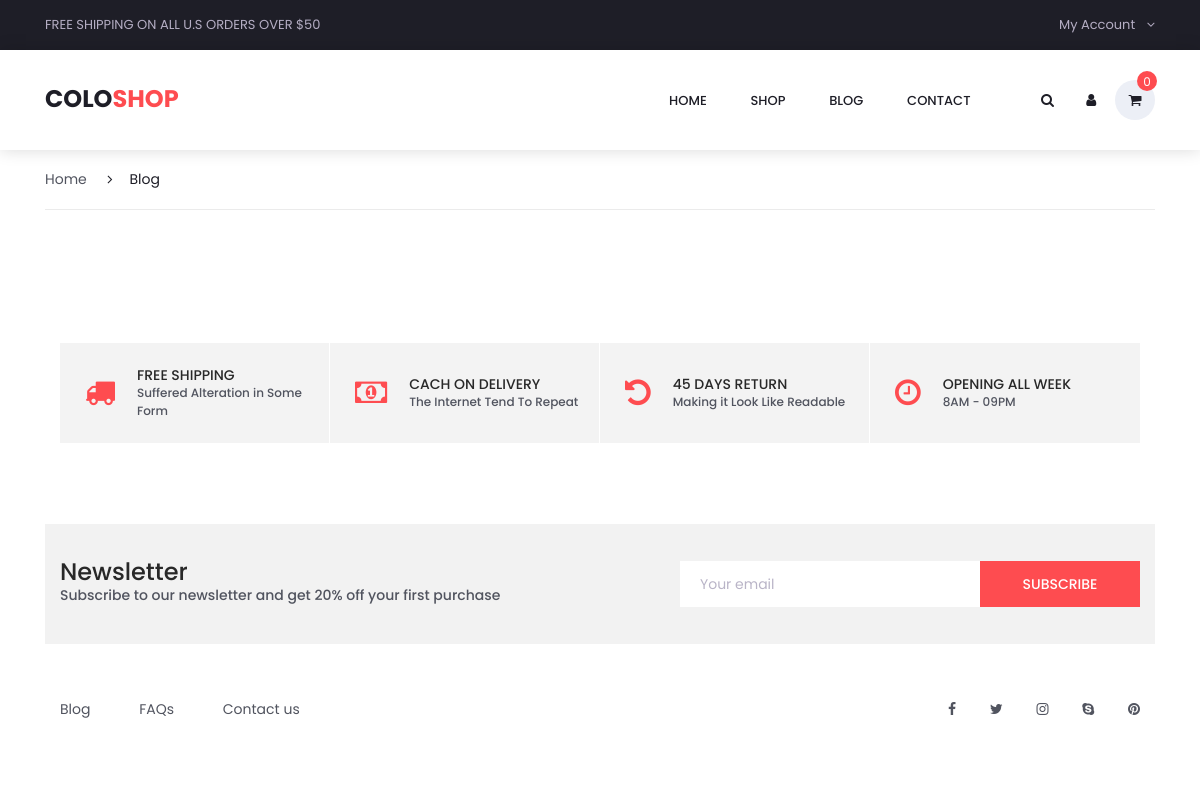
/list_blog.php, run on an earlier commit of the app's database.
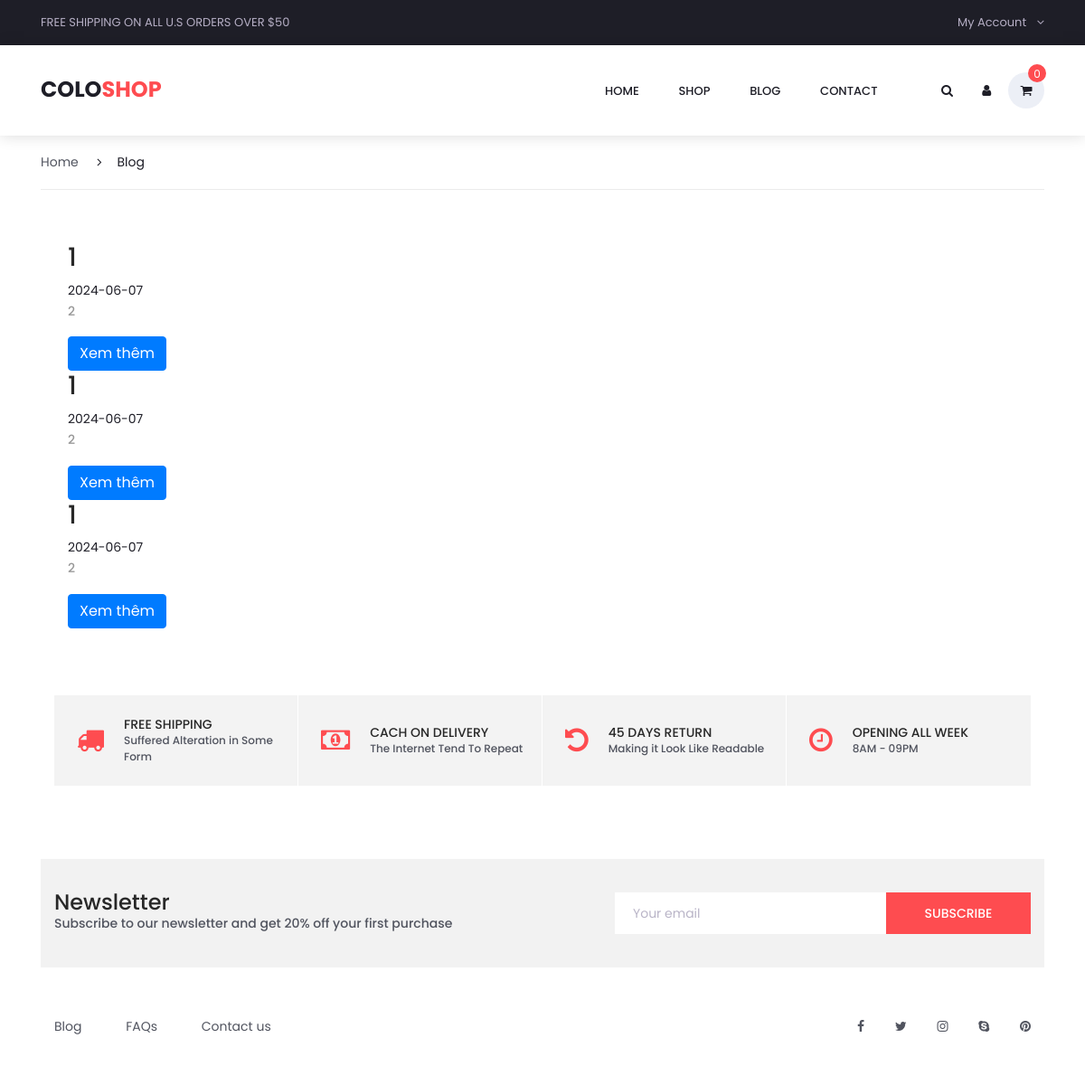
And on a later commit of the database.
### tables this page shows
CREATE TABLE `tbl_blog` (
  `id_blog` int(11) NOT NULL,
  `tieude` varchar(100) NOT NULL,
  `ngaydang` date NOT NULL,
  `hinhanhblog` varchar(100) NOT NULL,
  `noidung` text NOT NULL,
  `tomtat` varchar(250) NOT NULL
);

### list_blog.php (the view, shortened to what this page needs)
<?php
include("admincp/config/connect.php");
$sql = "SELECT * FROM tbl_blog";
$result = $conn->query($sql);
?>
<!DOCTYPE html>
<html lang="en">
<head>
    <link rel="stylesheet" type="text/css" href="styles/bootstrap4/bootstrap.min.css">
    <link href="plugins/font-awesome-4.7.0/css/font-awesome.min.css" rel="stylesheet" type="text/css">
    <link rel="stylesheet" type="text/css" href="plugins/OwlCarousel2-2.2.1/owl.carousel.css">
    <link rel="stylesheet" type="text/css" href="plugins/OwlCarousel2-2.2.1/owl.theme.default.css">
    <link rel="stylesheet" type="text/css" href="plugins/OwlCarousel2-2.2.1/animate.css">
    <link rel="stylesheet" type="text/css" href="plugins/jquery-ui-1.12.1.custom/jquery-ui.css">
    <link rel="stylesheet" type="text/css" href="styles/categories_styles.css">
    <link rel="stylesheet" type="text/css" href="styles/categories_responsive.css">
</head>
<body>
    <div class="super_container">
        <?php
        include("pages/header.php");
        ?>
        <div class="fs_menu_overlay"></div>
        <div class="container product_section_container">
            <div class="row">
                <div class="col product_section clearfix">
                    <div class="breadcrumbs d-flex flex-row align-items-center">
                        <ul>
                            <li><a href="index.php">Home</a></li>
                            <li class="active"><i class="fa fa-angle-right" aria-hidden="true"></i>Blog</li>
                        </ul>
                    </div>
                    <div class="container">
                        <div class="col-md-9 list-news article-list" id="ap_grid-data">
                            <?php
                            foreach($result as $row){
                            ?>
                            <div class="news-item">
                                <div class="news-content">
                                    <h3><?php echo $row['tieude']?></h3><span class="news-post"><?php echo $row['ngaydang']?></span>
                                    <p class="short-description"><?php echo $row['tomtat']?></p>
                                    <a class="btn btn-primary" href="blog_detail.php?idblog=<?php echo $row['id_blog']?>">Xem thêm</a>
                                </div>
                            </div>
                            <?php
                            }
                            ?>
                        </div>
                    </div>
                    <?php
                    include("pages/benefit.php");
                    include("pages/newsletter.php");
                    include("pages/footer.php");
                    ?>
                </div>
</body>
</html>

### pages/header.php (shortened to what this page needs)
<?php
include("admincp/config/connect.php");
$sql_giohang = "SELECT * FROM tbl_giohang WHERE id_khachhang='" . $_SESSION['id_khachhang'] . "' LIMIT 1";
$result_giohang = $conn->query($sql_giohang);
$row_giohang = $result_giohang->fetch_assoc();
$sql_chitiet = "SELECT * FROM tbl_cart_items WHERE id_giohang='$row_giohang[id_giohang]'";
$result_chitiet = $conn->query($sql_chitiet);
?>
<header class="header trans_300">
    <div class="top_nav">
        <div class="container">
            <div class="row">
                <div class="col-md-6">
                    <div class="top_nav_left">free shipping on all u.s orders over $50</div>
                </div>
                <div class="col-md-6 text-right">
                    <div class="top_nav_right">
                        <ul class="top_nav_menu">
                            <li class="account">
                                <?php
                                if (isset($_SESSION['dangnhap'])) {
                                ?>
                                    <a href="#">
                                        <?php echo $_SESSION['username'] ?>
                                        <i class="fa fa-angle-down"></i>
                                    </a>
                                    <ul class="account_selection">
                                        <li><a href="logout.php?dangxuat=1"><i class="fa fa-sign-in" aria-hidden="true"></i>Đăng xuất</a></li>
                                    </ul>
                                <?php
                                } else {
                                ?>
                                    <a href="#">
                                        My Account
                                        <i class="fa fa-angle-down"></i>
                                    </a>
                                <?php
                                }
                                ?>
                            </li>
                        </ul>
                    </div>
                </div>
            </div>
        </div>
    </div>
    <div class="main_nav_container">
    <div class="container">
        <div class="row">
            <div class="col-lg-12 text-right">
                <div class="logo_container">
                    <a href="index.php">colo<span>shop</span></a>
                </div>
                <nav class="navbar">
                <ul id="menu-container" class="navbar_menu">
                        <li><a href="index.php">home</a></li>
                        <li><a href="product_categories.php">shop</a></li>
                        <li><a href="list_blog.php">blog</a></li>
                        <li><a href="contact.php">contact</a></li>
                    </ul>
                    <ul class="navbar_user">
                        <li><a href="#" id="search-icon"><i class="fa fa-search" aria-hidden="true"></i></a></li>
                        <li><a href="profile_user.php"><i class="fa fa-user" aria-hidden="true"></i></a></li>
                        <li class="checkout">
                            <a href="cart.php">
                                <i class="fa fa-shopping-cart" aria-hidden="true"></i>
                                <span id="checkout_items" class="checkout_items"><?php echo $result_chitiet->num_rows ?></span>
                            </a>
                        </li>
                    </ul>
                </nav>
            </div>
        </div>
    </div>
</div>
</header>
<div class="fs_menu_overlay"></div>

### pages/benefit.php
<div class="benefit">
		<div class="container">
			<div class="row benefit_row">
				<div class="col-lg-3 benefit_col">
					<div class="benefit_item d-flex flex-row align-items-center">
						<div class="benefit_icon"><i class="fa fa-truck" aria-hidden="true"></i></div>
						<div class="benefit_content">
							<h6>free shipping</h6>
							<p>Suffered Alteration in Some Form</p>
						</div>
					</div>
				</div>
				<div class="col-lg-3 benefit_col">
					<div class="benefit_item d-flex flex-row align-items-center">
						<div class="benefit_icon"><i class="fa fa-money" aria-hidden="true"></i></div>
						<div class="benefit_content">
							<h6>cach on delivery</h6>
							<p>The Internet Tend To Repeat</p>
						</div>
					</div>
				</div>
				<div class="col-lg-3 benefit_col">
					<div class="benefit_item d-flex flex-row align-items-center">
						<div class="benefit_icon"><i class="fa fa-undo" aria-hidden="true"></i></div>
						<div class="benefit_content">
							<h6>45 days return</h6>
							<p>Making it Look Like Readable</p>
						</div>
					</div>
				</div>
				<div class="col-lg-3 benefit_col">
					<div class="benefit_item d-flex flex-row align-items-center">
						<div class="benefit_icon"><i class="fa fa-clock-o" aria-hidden="true"></i></div>
						<div class="benefit_content">
							<h6>opening all week</h6>
							<p>8AM - 09PM</p>
						</div>
					</div>
				</div>
			</div>
		</div>
	</div>

### pages/newsletter.php
<div class="newsletter">
		<div class="container">
			<div class="row">
				<div class="col-lg-6">
					<div class="newsletter_text d-flex flex-column justify-content-center align-items-lg-start align-items-md-center text-center">
						<h4>Newsletter</h4>
						<p>Subscribe to our newsletter and get 20% off your first purchase</p>
					</div>
				</div>
				<div class="col-lg-6">
					<form action="post">
						<div class="newsletter_form d-flex flex-md-row flex-column flex-xs-column align-items-center justify-content-lg-end justify-content-center">
							<input id="newsletter_email" type="email" placeholder="Your email" required="required" data-error="Valid email is required.">
							<button id="newsletter_submit" type="submit" class="newsletter_submit_btn trans_300" value="Submit">subscribe</button>
						</div>
					</form>
				</div>
			</div>
		</div>
	</div>

### pages/footer.php
<footer class="footer">
		<div class="container">
			<div class="row">
				<div class="col-lg-6">
					<div class="footer_nav_container d-flex flex-sm-row flex-column align-items-center justify-content-lg-start justify-content-center text-center">
						<ul class="footer_nav">
							<li><a href="#">Blog</a></li>
							<li><a href="#">FAQs</a></li>
							<li><a href="contact.html">Contact us</a></li>
						</ul>
					</div>
				</div>
				<div class="col-lg-6">
					<div class="footer_social d-flex flex-row align-items-center justify-content-lg-end justify-content-center">
						<ul>
							<li><a href="#"><i class="fa fa-facebook" aria-hidden="true"></i></a></li>
							<li><a href="#"><i class="fa fa-twitter" aria-hidden="true"></i></a></li>
							<li><a href="#"><i class="fa fa-instagram" aria-hidden="true"></i></a></li>
							<li><a href="#"><i class="fa fa-skype" aria-hidden="true"></i></a></li>
							<li><a href="#"><i class="fa fa-pinterest" aria-hidden="true"></i></a></li>
						</ul>
					</div>
				</div>
			</div>
		</div>
	</footer>

What changed in the data, as far as the page shows it:
added tbl_blog: tieude "1", ngaydang "2024-06-07", tomtat "2"
added tbl_blog: tieude "1", ngaydang "2024-06-07", tomtat "2"
added tbl_blog: tieude "1", ngaydang "2024-06-07", tomtat "2"
